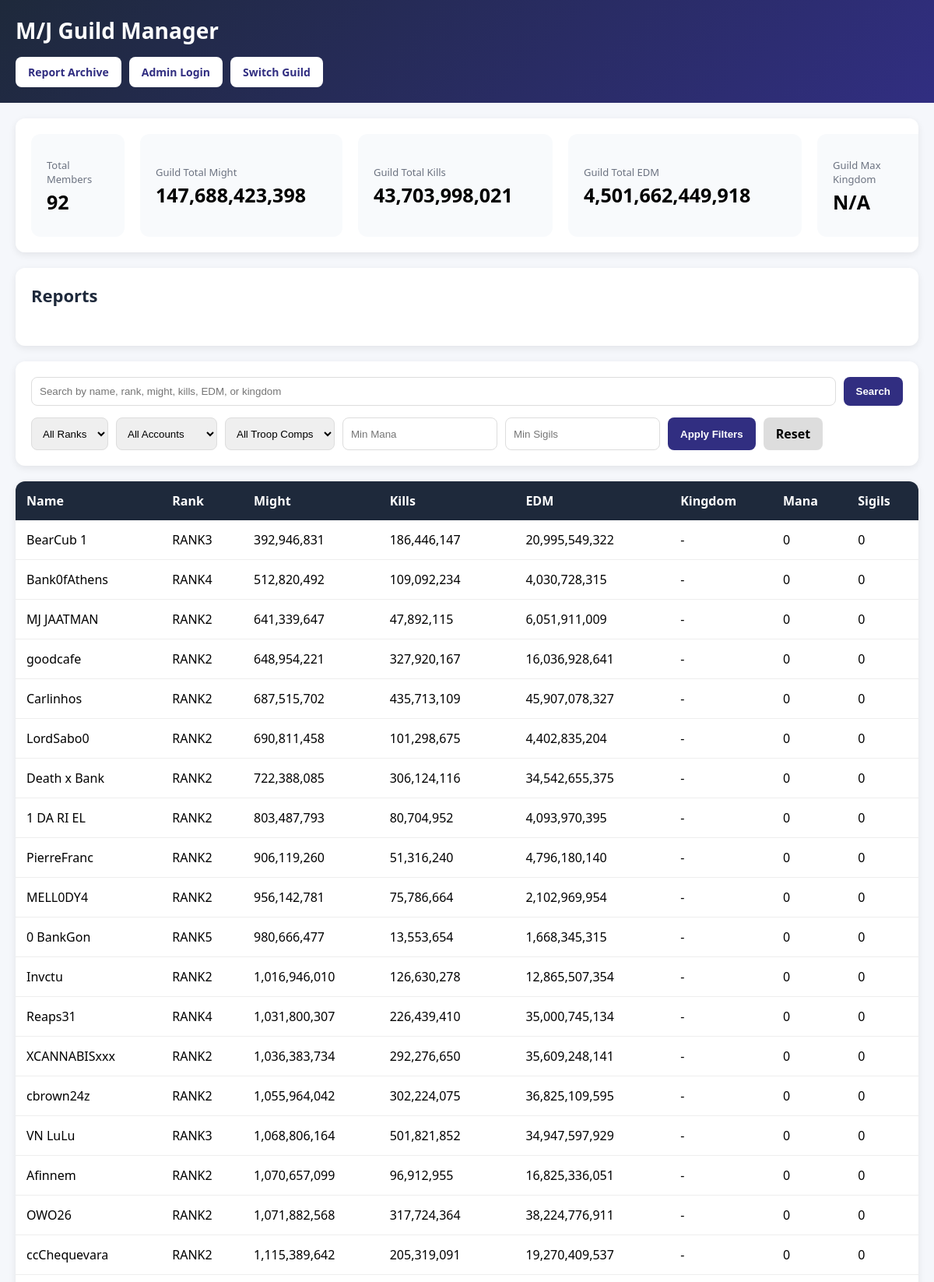
The app's page /?sort_by=might&sort_dir=asc (signed in, upper part) with its own data.
### tables this page shows
CREATE TABLE members (
            id INTEGER PRIMARY KEY AUTOINCREMENT,
            igg_id TEXT UNIQUE,
            name TEXT,
            might INTEGER,
            kills INTEGER,
            edm INTEGER
        , rank TEXT, created_at TEXT, updated_at TEXT, comments TEXT, mana INTEGER DEFAULT 0, sigils INTEGER DEFAULT 0, guild_id INTEGER, kingdom_limit INTEGER DEFAULT 0, alt_account INTEGER DEFAULT 0, troop_comp TEXT DEFAULT 'N/A', communication_method TEXT DEFAULT 'N/A', whatsapp_number TEXT DEFAULT '', discord_username TEXT DEFAULT '', watchlist_flag INTEGER DEFAULT 0);

### main.py (the view)
@app.get("/", response_class=HTMLResponse)
def landing_or_dashboard(
    request: Request,
    search: str = Query(default=""),
    sort_by: str = Query(default="might"),
    sort_dir: str = Query(default="desc"),
    rank_filter: str = Query(default=""),
    alt_filter: str = Query(default=""),
    troop_comp_filter: str = Query(default=""),
    min_mana: str = Query(default=""),
    min_sigils: str = Query(default=""),
    watchlist_only: str = Query(default="")
):
    if not current_guild_id(request):
        return templates.TemplateResponse(request, "landing.html", {})
    return dashboard_view(request, search, sort_by, sort_dir, rank_filter, alt_filter, troop_comp_filter, min_mana, min_sigils, watchlist_only)

### templates/dashboard.html (shortened to what this page needs)
<!DOCTYPE html>
<html>
<head>
</head>
<body>
<div class="topbar">
    <h1>{{ guild_tag }} Guild Manager</h1>
    <div class="top-actions">
        {% if is_admin %}
            <a href="/import" class="btn">Import</a>
            <a href="/pending-members" class="btn">Pending Members</a>
            <a href="/snapshots/create" class="btn">Manual Snapshot</a>
            <a href="/backup" class="btn">Backup / Restore</a>
            <a href="/reports/archive" class="btn">Report Archive</a>
            <a href="/admin/delete-all" class="btn btn-danger">Delete All Players</a>
            <a href="/admin/logout" class="btn">Admin Logout</a>
            <a href="/guild/logout" class="btn">Switch Guild</a>
        {% else %}
            <a href="/reports/archive" class="btn">Report Archive</a>
            <a href="/admin/login" class="btn">Admin Login</a>
            <a href="/guild/logout" class="btn">Switch Guild</a>
        {% endif %}
    </div>
</div>
<div class="container">
    <div class="stats-box">
        <div class="stat-card">
            <div class="stat-title">Total Members</div>
            <div class="stat-value">{{ members|length }}</div>
        </div>
        <div class="stat-card">
            <div class="stat-title">Guild Total Might</div>
            <div class="stat-value">{{ "{:,}".format(members | sum(attribute='might')) }}</div>
        </div>
        <div class="stat-card">
            <div class="stat-title">Guild Total Kills</div>
            <div class="stat-value">{{ "{:,}".format(members | sum(attribute='kills')) }}</div>
        </div>
        <div class="stat-card">
            <div class="stat-title">Guild Total EDM</div>
            <div class="stat-value">{{ "{:,}".format(members | sum(attribute='edm')) }}</div>
        </div>
        <div class="stat-card">
            <div class="stat-title">Guild Max Kingdom</div>
            <div class="stat-value">
                {% if guild_max_kingdom %}
                    K{{ guild_max_kingdom }}
                {% else %}
                    N/A
                {% endif %}
            </div>
        </div>
    </div>
    <div class="report-section">
        <h2>Reports</h2>
    </div>
    <div class="search-box">
        <form method="GET">
            <div class="search-row">
                <input
                    type="text"
                    name="search"
                    value="{{ search }}"
                    placeholder="Search by name, rank, might, kills, EDM, or kingdom"
                >
                <button class="search-btn" type="submit">Search</button>
            </div>
            <div class="filter-row">
                <select name="rank_filter">
                    <option value="">All Ranks</option>
                </select>
                <select name="alt_filter">
                    <option value="">All Accounts</option>
                </select>
                <select name="troop_comp_filter">
                    <option value="">All Troop Comps</option>
                </select>
                <input type="number" name="min_mana" value="{{ min_mana }}" placeholder="Min Mana">
                <input type="number" name="min_sigils" value="{{ min_sigils }}" placeholder="Min Sigils">
                <button class="search-btn" type="submit">Apply Filters</button>
                <a href="/" class="reset-btn">Reset</a>
            </div>
        </form>
    </div>
    <table>
        <thead>
            <tr>
                <th>
                    <a href="/?sort_by=name&sort_dir={% if sort_by == 'name' and sort_dir == 'asc' %}desc{% else %}asc{% endif %}">
                        Name
                    </a>
                </th>
                <th>
                    <a href="/?sort_by=rank&sort_dir={% if sort_by == 'rank' and sort_dir == 'asc' %}desc{% else %}asc{% endif %}">
                        Rank
                    </a>
                </th>
                <th>
                    <a href="/?sort_by=might&sort_dir={% if sort_by == 'might' and sort_dir == 'asc' %}desc{% else %}asc{% endif %}">
                        Might
                    </a>
                </th>
                <th>
                    <a href="/?sort_by=kills&sort_dir={% if sort_by == 'kills' and sort_dir == 'asc' %}desc{% else %}asc{% endif %}">
                        Kills
                    </a>
                </th>
                <th>
                    <a href="/?sort_by=edm&sort_dir={% if sort_by == 'edm' and sort_dir == 'asc' %}desc{% else %}asc{% endif %}">
                        EDM
                    </a>
                </th>
                <th>
                    <a href="/?sort_by=kingdom&sort_dir={% if sort_by == 'kingdom' and sort_dir == 'asc' %}desc{% else %}asc{% endif %}">
                        Kingdom
                    </a>
                </th>
                <th>
                    <a href="/?sort_by=mana&sort_dir={% if sort_by == 'mana' and sort_dir == 'asc' %}desc{% else %}asc{% endif %}">
                        Mana
                    </a>
                </th>
                <th>
                    <a href="/?sort_by=sigils&sort_dir={% if sort_by == 'sigils' and sort_dir == 'asc' %}desc{% else %}asc{% endif %}">
                        Sigils
                    </a>
                </th>
            </tr>
        </thead>
        <tbody>
            {% for member in members %}
            <tr class="clickable-row" onclick="window.location='/member/{{ member.igg_id }}'">
                <td>
                    {{ member.name }}
                </td>
                <td>{{ member.rank }}</td>
                <td>{{ "{:,}".format(member.might or 0) }}</td>
                <td>{{ "{:,}".format(member.kills or 0) }}</td>
                <td>{{ "{:,}".format(member.edm or 0) }}</td>
                <td>
                    {% if member.kingdom_limit %}
                        K{{ member.kingdom_limit }}
                    {% else %}
                        -
                    {% endif %}
                </td>
                <td>{{ member.mana }}</td>
                <td>{{ member.sigils }}</td>
            </tr>
            {% endfor %}
        </tbody>
    </table>
</div>
</body>
</html>

### templates/dashboard.html (style rules this page uses)
body { font-family: Segoe UI, sans-serif; background: #f5f7fb; margin: 0; padding: 0; }
.topbar { background: linear-gradient(135deg, #1e293b, #312e81); color: white; padding: 20px; }
.topbar h1 { margin: 0; font-size: 28px; }
.top-actions { margin-top: 15px; display: flex; flex-wrap: wrap; gap: 10px; }
.btn { background: white; color: #312e81; padding: 10px 16px; border-radius: 8px; text-decoration: none; font-weight: bold; font-size: 14px; }
.container { padding: 20px; }
.stats-box, .report-section, .search-box, .watchlist-box, .insights-box, .recommend-box { background: white; padding: 20px; border-radius: 12px; margin-bottom: 20px; box-shadow: 0px 3px 10px rgba(0,0,0,0.08); }
.stats-box { display: grid; grid-template-columns: minmax(120px, 0.7fr) minmax(260px, 1.4fr) minmax(250px, 1.35fr) minmax(300px, 1.6fr) minmax(150px, 0.8fr) minmax(120px, 0.7fr) minmax(120px, 0.7fr); gap: 20px; overflow-x: auto; }
.stat-card { background: #f8fafc; padding: 16px 20px; border-radius: 12px; min-height: 100px; display: flex; flex-direction: column; justify-content: center; }
.stat-title { color: #6b7280; font-size: 13px; margin-bottom: 6px; }
.stat-value { font-size: 25px; font-weight: bold; line-height: 1.15; white-space: nowrap; }
.report-section h2, .watchlist-box h2, .insights-box h2, .recommend-box h2 { margin-top: 0; margin-bottom: 15px; font-size: 22px; color: #1e293b; }
.search-row { display: flex; gap: 10px; flex-wrap: wrap; margin-bottom: 15px; }
.search-row input, .filter-row input, .filter-row select { padding: 10px; border: 1px solid #ddd; border-radius: 8px; }
.search-row input { flex: 1; min-width: 220px; }
.filter-row { display: flex; gap: 10px; flex-wrap: wrap; }
.search-btn { background: #312e81; color: white; border: none; padding: 10px 16px; border-radius: 8px; cursor: pointer; font-weight: bold; }
.reset-btn { background: #ddd; color: black; text-decoration: none; padding: 10px 16px; border-radius: 8px; font-weight: bold; }
table { width: 100%; border-collapse: collapse; background: white; border-radius: 12px; overflow: hidden; box-shadow: 0px 3px 10px rgba(0,0,0,0.08); }
th { background: #1e293b; color: white; padding: 14px; text-align: left; }
th a { color: white; text-decoration: none; }
td { padding: 14px; border-bottom: 1px solid #eee; }
tr.clickable-row { cursor: pointer; }

### records on screen
members: name "BearCub 1", rank "RANK3", might "392,946,831", kills "186,446,147", edm "20,995,549,322", mana "0", sigils "0"
members: name "Bank0fAthens", rank "RANK4", might "512,820,492", kills "109,092,234", edm "4,030,728,315", mana "0", sigils "0"
members: name "MJ JAATMAN", rank "RANK2", might "641,339,647", kills "47,892,115", edm "6,051,911,009", mana "0", sigils "0"
members: name "goodcafe", rank "RANK2", might "648,954,221", kills "327,920,167", edm "16,036,928,641", mana "0", sigils "0"
members: name "Carlinhos", rank "RANK2", might "687,515,702", kills "435,713,109", edm "45,907,078,327", mana "0", sigils "0"
members: name "LordSabo0", rank "RANK2", might "690,811,458", kills "101,298,675", edm "4,402,835,204", mana "0", sigils "0"
members: name "Death x Bank", rank "RANK2", might "722,388,085", kills "306,124,116", edm "34,542,655,375", mana "0", sigils "0"
members: name "1 DA RI EL", rank "RANK2", might "803,487,793", kills "80,704,952", edm "4,093,970,395", mana "0", sigils "0"
members: name "PierreFranc", rank "RANK2", might "906,119,260", kills "51,316,240", edm "4,796,180,140", mana "0", sigils "0"
members: name "MELL0DY4", rank "RANK2", might "956,142,781", kills "75,786,664", edm "2,102,969,954", mana "0", sigils "0"
members: name "0 BankGon", rank "RANK5", might "980,666,477", kills "13,553,654", edm "1,668,345,315", mana "0", sigils "0"
members: name "Invctu", rank "RANK2", might "1,016,946,010", kills "126,630,278", edm "12,865,507,354", mana "0", sigils "0"
members: name "Reaps31", rank "RANK4", might "1,031,800,307", kills "226,439,410", edm "35,000,745,134", mana "0", sigils "0"
members: name "XCANNABISxxx", rank "RANK2", might "1,036,383,734", kills "292,276,650", edm "35,609,248,141", mana "0", sigils "0"
members: name "cbrown24z", rank "RANK2", might "1,055,964,042", kills "302,224,075", edm "36,825,109,595", mana "0", sigils "0"
members: name "VN LuLu", rank "RANK3", might "1,068,806,164", kills "501,821,852", edm "34,947,597,929", mana "0", sigils "0"
members: name "Afinnem", rank "RANK2", might "1,070,657,099", kills "96,912,955", edm "16,825,336,051", mana "0", sigils "0"
members: name "OWO26", rank "RANK2", might "1,071,882,568", kills "317,724,364", edm "38,224,776,911", mana "0", sigils "0"
members: name "ccChequevara", rank "RANK2", might "1,115,389,642", kills "205,319,091", edm "19,270,409,537", mana "0", sigils "0"

### other values on screen
{{ guild_tag }} "M/J"
{{ members|length }} "92"
{{ "{:,}".format(members | sum(attribute='might')) }} "147,688,423,398"
{{ "{:,}".format(members | sum(attribute='kills')) }} "43,703,998,021"
{{ "{:,}".format(members | sum(attribute='edm')) }} "4,501,662,449,918"
